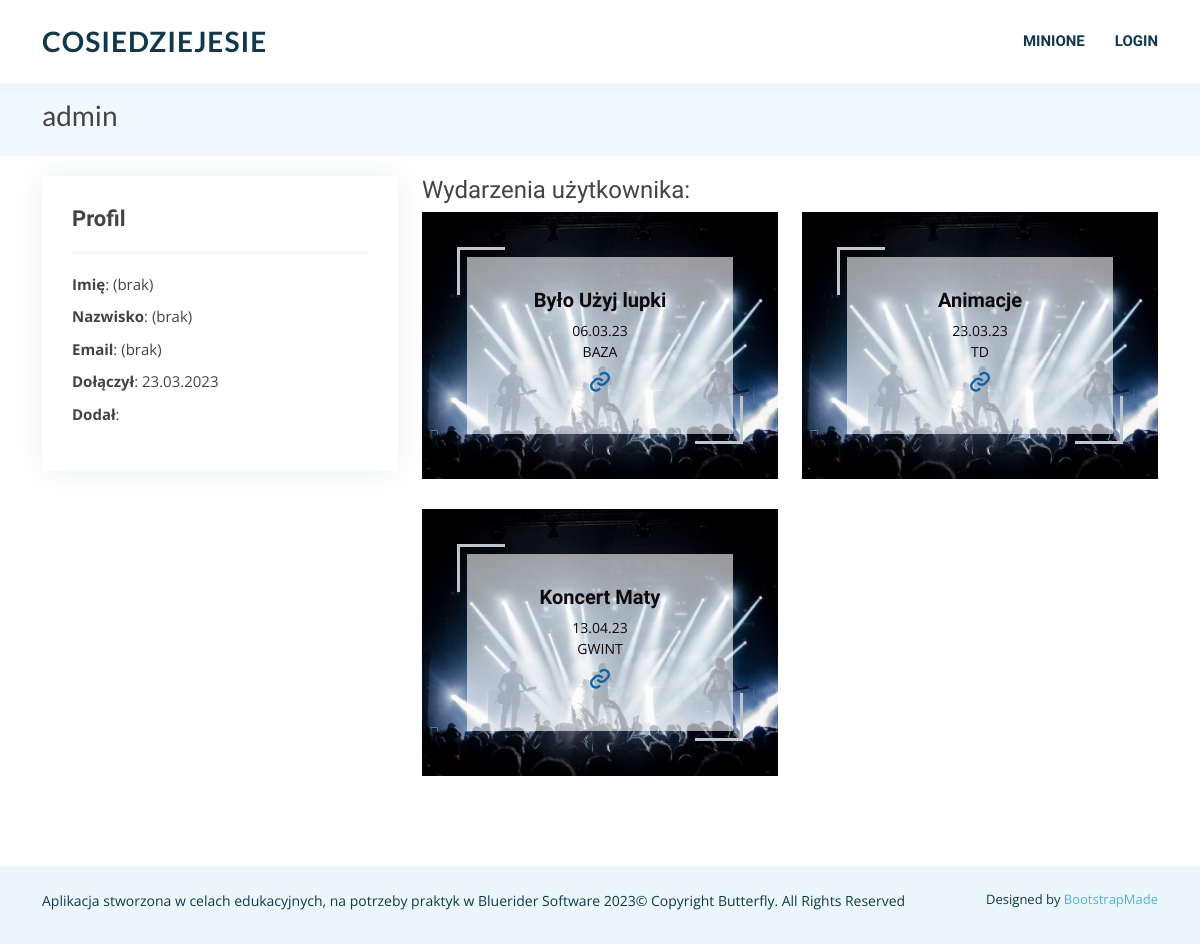
The app's page /profile/1/, older data.
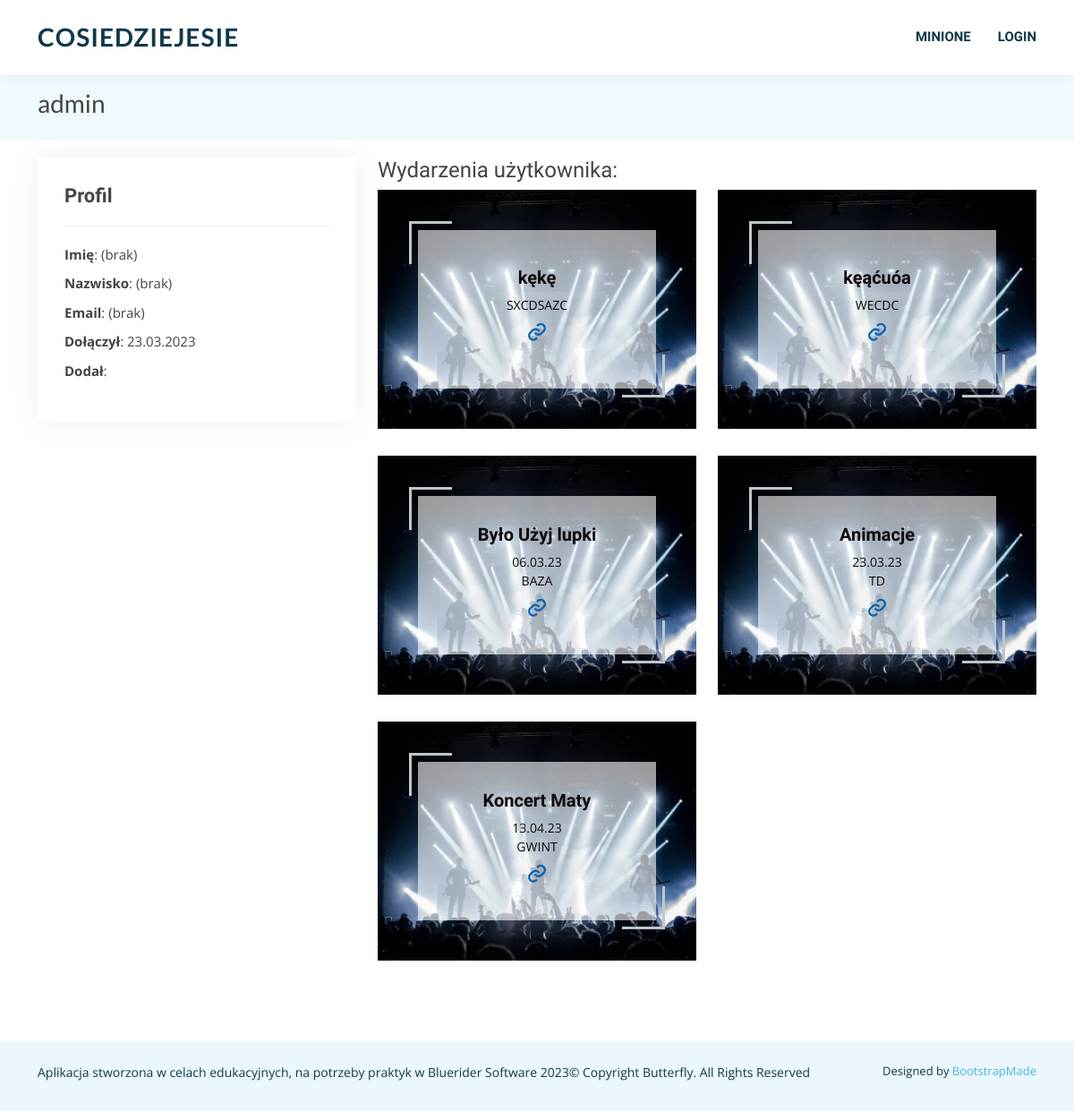
The same page, newer data.
### wydarzenia/models.py (models this page shows, shortened)
class Room(models.Model):
    host = models.ForeignKey(User, on_delete=models.SET_NULL, null=True)
    topic = models.ForeignKey(Topic, on_delete=models.SET_NULL, null=True)
    name = models.CharField(max_length=200, default="")
    price = models.DecimalField(max_digits=12, decimal_places=2, null=True)
    description = tinymce_models.HTMLField(blank=True, default="")
    date = models.DateTimeField(null=True, blank=True)
    updated = models.DateTimeField(auto_now=True)
    created = models.DateTimeField(auto_now_add=True)
    location = models.CharField(default="", max_length=50)

### wydarzenia/views.py (the view)
# urls.py: path("profile/<int:pk>/", views.profile, name="profile"),
def profile(request, pk):
    try:
        profile = User.objects.get(id=pk)
        room_list_by_date = Room.objects.filter(host=pk).order_by("date")
        return render(
            request,
            "wydarzenia/profile.html",
            {
                "profile": profile,
                "topics": Topic.objects.all(),
                "room_list": room_list_by_date,
            },
        )
    except User.DoesNotExist:
        return render(request, "404.html", {"my_var": "User Does Not Exists"})

### wydarzenia/templates/wydarzenia/profile.html (shortened to what this page needs)
{% extends 'main.html' %}
{% load static %}
{% block content %}
    <section id="breadcrumbs" class="breadcrumbs">
      <div class="container">
        <div class="d-flex justify-content-between align-items-center">
          <h2>{{ profile.username }}</h2>
        </div>
      </div>
    </section>
    <section id="portfolio-details" class="portfolio-details portfolio">
      <div class="container">
        <div class="row gy-4">
          <div class="col-lg-4">
            <div class="portfolio-info">
              <h3>Profil</h3>
              <ul>
                <li><strong>Imię</strong>: {{ profile.first_name }}{% if not profile.first_name %}(brak){% endif %}</li>
                <li><strong>Nazwisko</strong>: {{ profile.last_name }} {% if not profile.last_name %}(brak){% endif %}</li>
                <li><strong>Email</strong>: {{ profile.email }}{% if not profile.email %}(brak){% endif %}</li>
                <li><strong>Dołączył</strong>: {{ profile.date_joined|date:"d.m.Y" }}</li>
                <li><strong>Dodał</strong>: <a href="#"></a></li>
              </ul>
            </div>
          </div>
          <div class="col-lg-8">
              {% if room_list %}
                <h4>Wydarzenia użytkownika:</h4>
              {% else %}
                <h4>Brak wydarzeń</h4>
              {% endif %}
            <div class="row portfolio-container">
              {% for room in room_list %}
              <div class="col-lg-6 col-md-6 portfolio-item">
                <div class="portfolio-wrap">
                  <img src="{% static 'assets/img/portfolio/1.jpg' %}" class="img-fluid" alt="">
                  <div class="portfolio-info">
                    <h4>{{ room.name }}</h4>
                    <p>{{ room.date|date:"d.m.y" }}</p>
                    <p>{{ room.location }}</p>
                    <div class="portfolio-links">
                      <a href="{% url 'room' room.id %}" title="Zobacz opis"><i class="bx bx-link"></i></a>
                    </div>
                  </div>
                </div>
              </div>
              {% endfor %}
            </div>
          </div>
        </div>
      </div>
    </section>
{% endblock %}

Row changes from the older to the newer data that the page shows:
added Room: name "kękę", location "SXCDSAZC"
added Room: name "kęąćuóa", location "WECDC"
